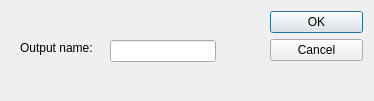
<?xml version="1.0" encoding="UTF-8"?>
<ui version="4.0">
 <class>Dialog</class>
 <widget class="QDialog" name="Dialog">
  <property name="geometry">
   <rect>
    <x>0</x>
    <y>0</y>
    <width>374</width>
    <height>101</height>
   </rect>
  </property>
  <property name="windowTitle">
   <string>Dialog</string>
  </property>
  <widget class="QDialogButtonBox" name="buttonBox">
   <property name="geometry">
    <rect>
     <x>270</x>
     <y>11</y>
     <width>93</width>
     <height>63</height>
    </rect>
   </property>
   <property name="orientation">
    <enum>Qt::Vertical</enum>
   </property>
   <property name="standardButtons">
    <set>QDialogButtonBox::Cancel|QDialogButtonBox::Ok</set>
   </property>
  </widget>
  <widget class="QLineEdit" name="lineEdit">
   <property name="geometry">
    <rect>
     <x>110</x>
     <y>40</y>
     <width>106</width>
     <height>22</height>
    </rect>
   </property>
  </widget>
  <widget class="QLabel" name="label">
   <property name="geometry">
    <rect>
     <x>20</x>
     <y>40</y>
     <width>79</width>
     <height>16</height>
    </rect>
   </property>
   <property name="text">
    <string>Output name:</string>
   </property>
  </widget>
  <widget class="QLabel" name="message">
   <property name="geometry">
    <rect>
     <x>120</x>
     <y>10</y>
     <width>53</width>
     <height>16</height>
    </rect>
   </property>
   <property name="text">
    <string/>
   </property>
  </widget>
 </widget>
 <resources/>
 <connections>
  <connection>
   <sender>buttonBox</sender>
   <signal>accepted()</signal>
   <receiver>Dialog</receiver>
   <slot>accept()</slot>
   <hints>
    <hint type="sourcelabel">
     <x>248</x>
     <y>254</y>
    </hint>
    <hint type="destinationlabel">
     <x>157</x>
     <y>274</y>
    </hint>
   </hints>
  </connection>
  <connection>
   <sender>buttonBox</sender>
   <signal>rejected()</signal>
   <receiver>Dialog</receiver>
   <slot>reject()</slot>
   <hints>
    <hint type="sourcelabel">
     <x>316</x>
     <y>260</y>
    </hint>
    <hint type="destinationlabel">
     <x>286</x>
     <y>274</y>
    </hint>
   </hints>
  </connection>
 </connections>
</ui>
